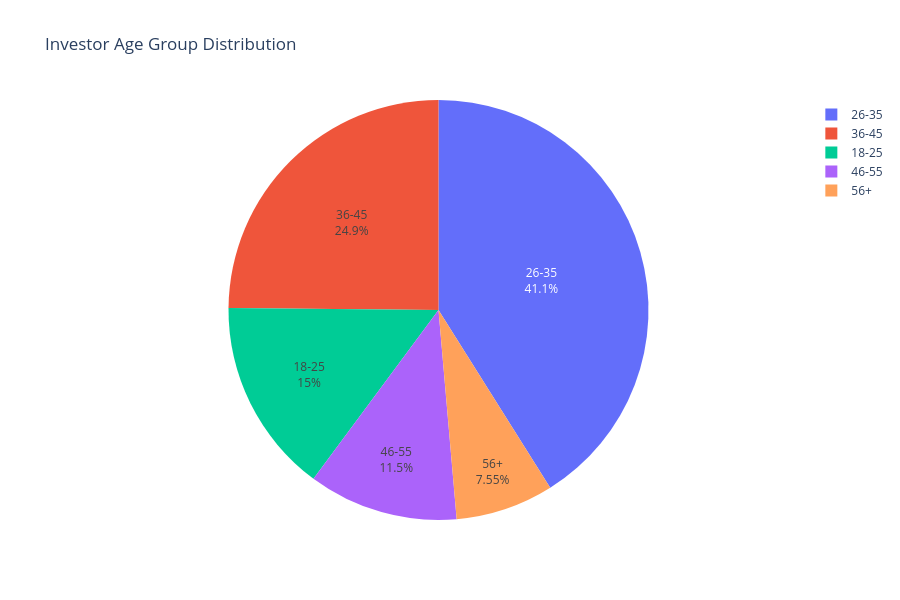

This figure's notebook cell:
### Markdown cell above
## 5a. Investor Demographics - Age Group Distribution
**Finding:** Investor base shows strong concentration in 30-40 and 40-50 age groups, representing the peak earning years and highest investment capacity.

### Code cell
# Age group distribution pie chart
age_distribution = investor_transactions['age_group'].value_counts()

fig = go.Figure(data=[go.Pie(
    labels=age_distribution.index,
    values=age_distribution.values,
    hole=0,
    textposition='inside',
    textinfo='label+percent'
)])

fig.update_layout(
    title='Investor Age Group Distribution',
    height=600,
    width=900
)

fig.write_html('../reports/05a_age_group_distribution.html')
# Ensure x-values are strings for Kaleido image export
try:
    for _tr in fig.data:
        if hasattr(_tr, 'x') and _tr.x is not None:
            _tr.x = [str(x) for x in _tr.x]
except Exception:
    pass
# Stringify datetime-like items in layout/traces for Kaleido
try:
    for _tr in fig.data:
        if hasattr(_tr, 'x') and _tr.x is not None:
            _tr.x = [str(x) for x in _tr.x]
except Exception:
    pass
try:
    if hasattr(fig.layout, 'annotations') and fig.layout.annotations is not None:
        for _ann in fig.layout.annotations:
            if hasattr(_ann, 'x') and _ann.x is not None:
                _ann.x = str(_ann.x)
            if hasattr(_ann, 'y') and _ann.y is not None:
                _ann.y = str(_ann.y)
except Exception:
    pass
try:
    if hasattr(fig.layout, 'xaxis') and hasattr(fig.layout.xaxis, 'range') and fig.layout.xaxis.range is not None:
        fig.layout.xaxis.range = [str(v) for v in fig.layout.xaxis.range]
except Exception:
    pass
fig.write_image(r'../reports/05a_age_group_distribution.png', scale=2)
fig.show()
print('Age Group Distribution saved!')

### Figure 1 — Plotly figure (JSON) as saved in the notebook; plotly's stock layout.template omitted (floating-point values rounded to 4 significant figures)
{"data": [{"hole": 0, "labels": ["26-35", "36-45", "18-25", "46-55", "56+"], "textinfo": "label+percent", "textposition": "inside", "type": "pie", "values": [13463, 8146, 4916, 3779, 2474]}], "layout": {"height": 600, "title": {"text": "Investor Age Group Distribution"}, "width": 900}}
